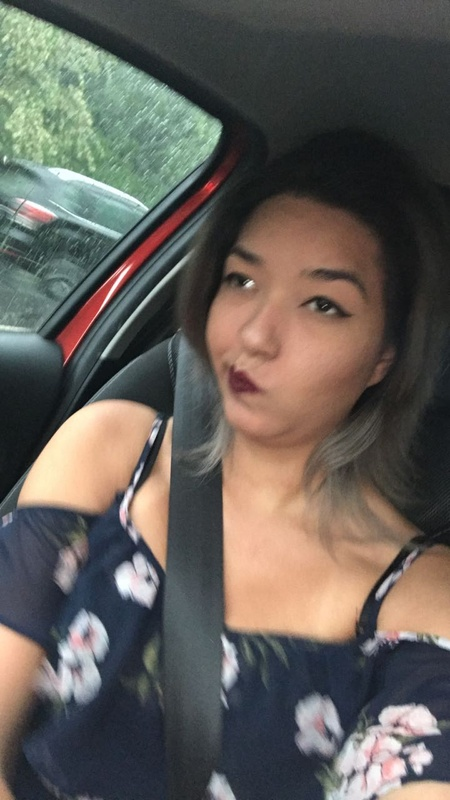
#> input picture FaceEncodings/Angelique Juchem.jpg, 450 x 800 px, shrunk from 720 x 1280 before the run, found by its file name; its folder holds 4 pictures in this run
$ python test.py
#> lines starting #> are read from the running program, lines starting #| are printed output that depends on the picture
import cv2
import os
import numpy as np
from sklearn.preprocessing import LabelEncoder
from types import SimpleNamespace

def set_Namespace():
    Global = SimpleNamespace()

    #TODO
    #
    #Set fixed variables as paths and so to the "Global" Namespace
    #
    #

    return Global

# create a face recognizer
face_recognizer = cv2.face.LBPHFaceRecognizer_create()

# get the path to the directory containing the face images
face_dir = "/home/hendrik/Dokumente/Davinci/FaceEncodings/"

# create a list to store the labels and the corresponding face images
le = LabelEncoder()
labels = []
face_images = []

# iterate over the face images in the directory
for file in os.listdir(face_dir):
    # extract the label from the filename
    label = file.split('.')[0]

    # read the face image
    face_image = cv2.imread(os.path.join(face_dir, file))
#> face_image is the input picture: shape (800, 450, 3); mean B, G, R 89, 94.9, 99.7

    # convert the face image to grayscale
    face_image_gray = cv2.cvtColor(face_image, cv2.COLOR_BGR2GRAY)
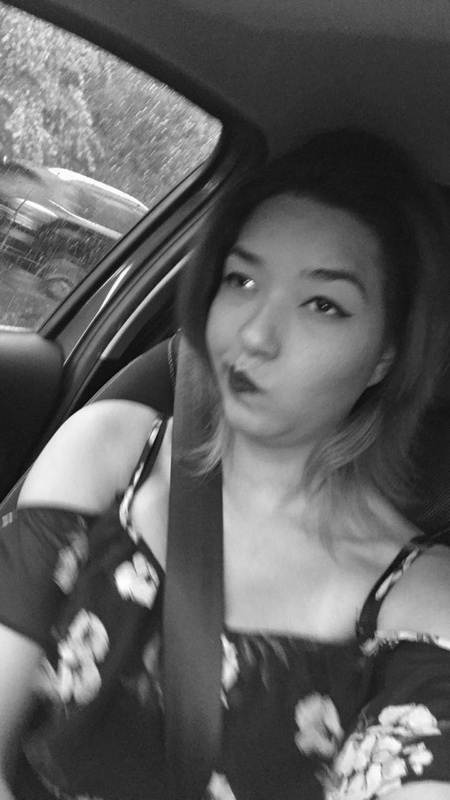
#> face_image_gray: shape (800, 450); min 6, max 255, mean 95.6

    # add the label and the face image to the list
    labels.append(label)
    face_images.append(face_image_gray)
#> pass 2 of the loop `for file in os.listdir(face_dir):`:
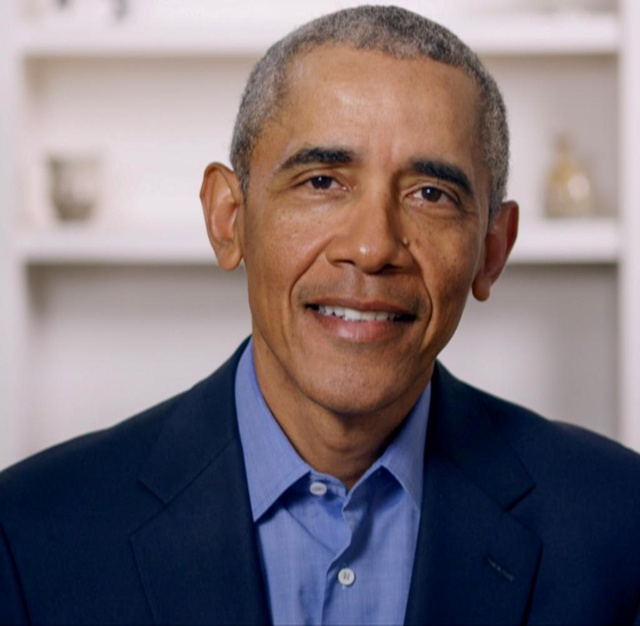
#> input picture FaceEncodings/Barrack Obama.jpg, 640 x 626 px, shrunk from 1024 x 1001 before the run, found by its file name
#> face_image is the input picture: shape (626, 640, 3); mean B, G, R 119.5, 113.1, 124
#> `face_image_gray = cv2.cvtColor(face_image, cv2.COLOR_BGR2GRAY)`:
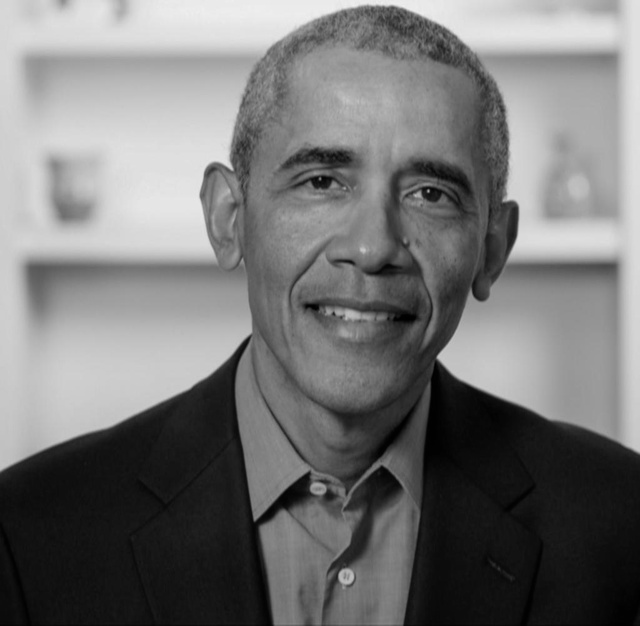
#> face_image_gray: shape (626, 640); min 0, max 239, mean 117.1
#> pass 3 of the loop `for file in os.listdir(face_dir):`:
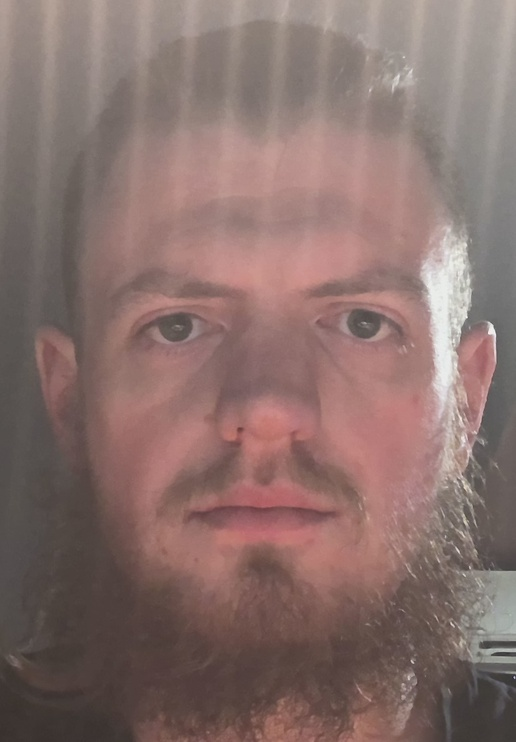
#> input picture FaceEncodings/Hendrik Siemens.jpg, 516 x 742 px, shrunk from 826 x 1188 before the run, found by its file name
#> face_image is the input picture: shape (742, 516, 3); mean B, G, R 108, 112.3, 136.4
#> `face_image_gray = cv2.cvtColor(face_image, cv2.COLOR_BGR2GRAY)`:
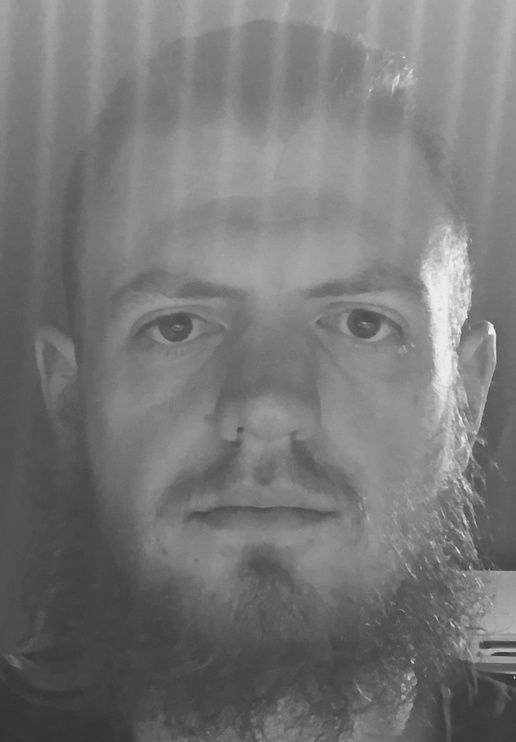
#> face_image_gray: shape (742, 516); min 38, max 246, mean 119
#> the loop made 4 passes; the first 3 are shown

# create a label encoder
le = LabelEncoder()

# fit the label encoder on the labels
le.fit(labels)

# encode the labels
encoded_labels = le.transform(labels)


# train the face recognizer
face_recognizer.train(face_images, encoded_labels)

# read the input image
src = cv2.imread("/home/hendrik/Dokumente/Davinci/FaceEncodings/")

# convert the image to grayscale
#> (the run stopped early here; a loop or call above may not have finished)
